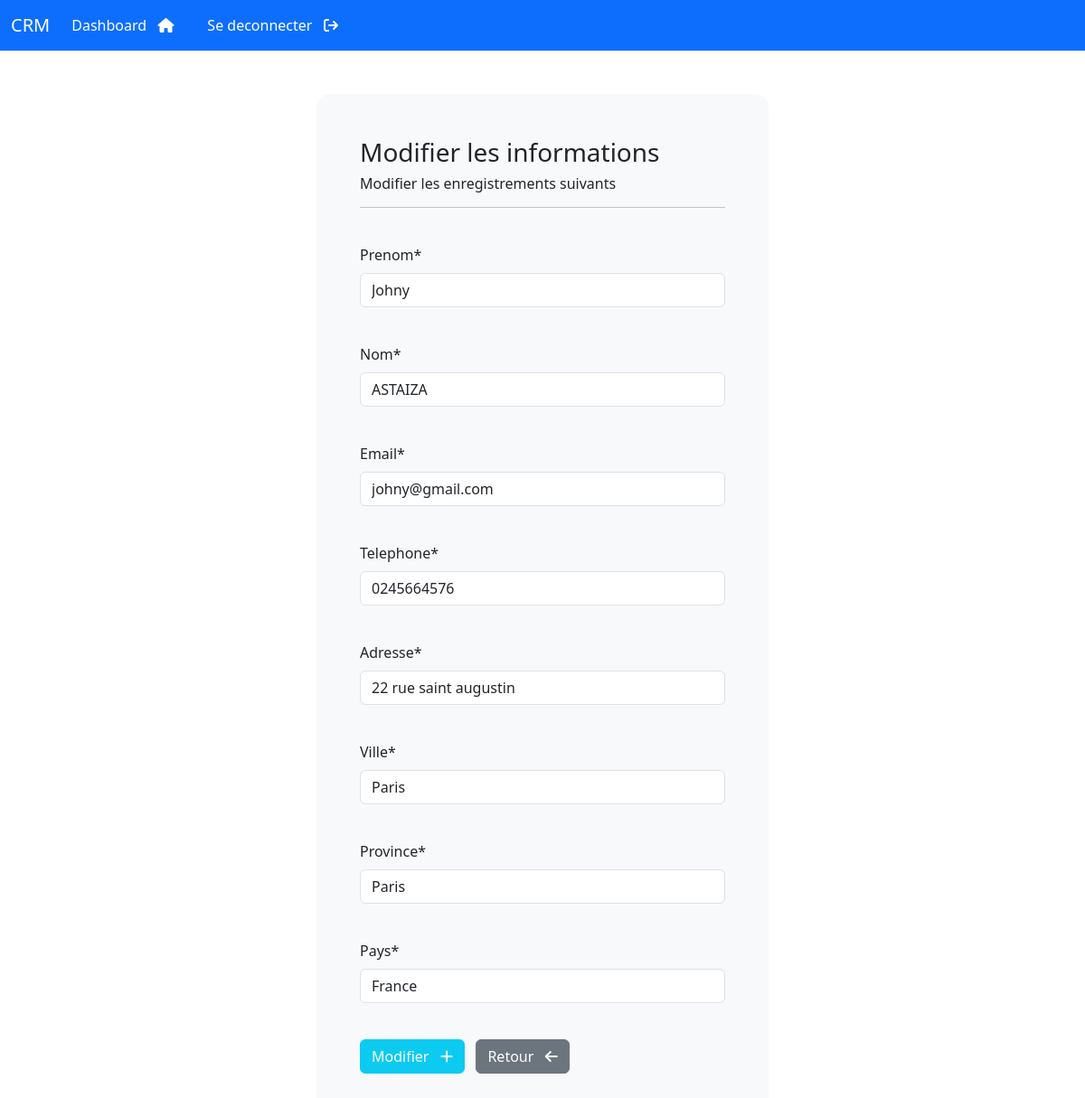
Screenshot of /modifier-informations/3 (signed in) with the database file from the repository.
### webapp/models.py (models this page shows, shortened)
class Customer(models.Model):
    date_creation = models.DateTimeField( auto_now_add=True)
    prenom = models.CharField(max_length=150)
    nom = models.CharField(max_length=150)
    email = models.CharField(max_length=200)
    telephone = models.CharField(max_length=20)
    adresse = models.CharField(max_length=500)
    ville = models.CharField(max_length=150)
    province = models.CharField(max_length=150)
    pays = models.CharField(max_length=150)

### webapp/views.py (the view)
# urls.py: path('modifier-informations/<int:pk>', modifier_infos_client, name="modifier-informations"),
@login_required(login_url='login')
def modifier_infos_client(request, pk):
    obj = Customer.objects.get(id=pk)
    form = AjoutInfosClient(instance=obj)
    if request.method == 'POST':
         form = AjoutInfosClient(request.POST, instance=obj)
         if form.is_valid():
             form.save()
             messages.success(request, "les informations ont été modifiées avec succés")
             return redirect('dashboard')
    return render(request, 'webapp/modifier.html',{'form':form})

### webapp/forms.py
class AjoutInfosClient(forms.ModelForm):
    class Meta:
        model = Customer
        fields = [
                'prenom',
                  'nom',
                  'email',
                  'telephone',
                  'adresse',
                  'ville',
                  'province',
                  'pays' ]

### webapp/templates/webapp/modifier.html (shortened to what this page needs)
{% extends 'webapp/base.html'%}
{% load crispy_forms_tags %}
{% block content %}
<br>
<div class="container bg-light shadow-md p-5 form-register">
    <h3>Modifier les informations </h3>
    <h6> Modifier les enregistrements suivants</h6>
    <hr>
    <br>
    <form method="POST" autocomplete="off">
        {{ form.prenom|as_crispy_field }}
        <br>
        {{ form.nom|as_crispy_field }}
        <br>
        {{ form.email|as_crispy_field }}
        <br>
        {{ form.telephone|as_crispy_field }}
        <br>
        {{ form.adresse|as_crispy_field }}
        <br>
        {{ form.ville|as_crispy_field }}
        <br>
        {{ form.province|as_crispy_field }}
        <br>
        {{ form.pays|as_crispy_field }}
        <br>
        <button type="submit" class="btn btn-info text-white">
            Modifier &nbsp; <i class="fa-solid fa-plus"></i>
        </button>
        <a href="{% url 'dashboard'%}" class=" btn btn-secondary">
            Retour &nbsp; <i class="fa-solid fa-arrow-left"></i></a>
    </form>
</div>
{% endblock %}

### static/css/style.css (style rules this page uses)
.form-register { border-radius: 15px; width: 500px; }

### rows the page displays
Customer: prenom "Johny", nom "ASTAIZA", email "johny@gmail.com", telephone "0245664576", adresse "22 rue saint augustin", ville "Paris", province "Paris", pays "France"
